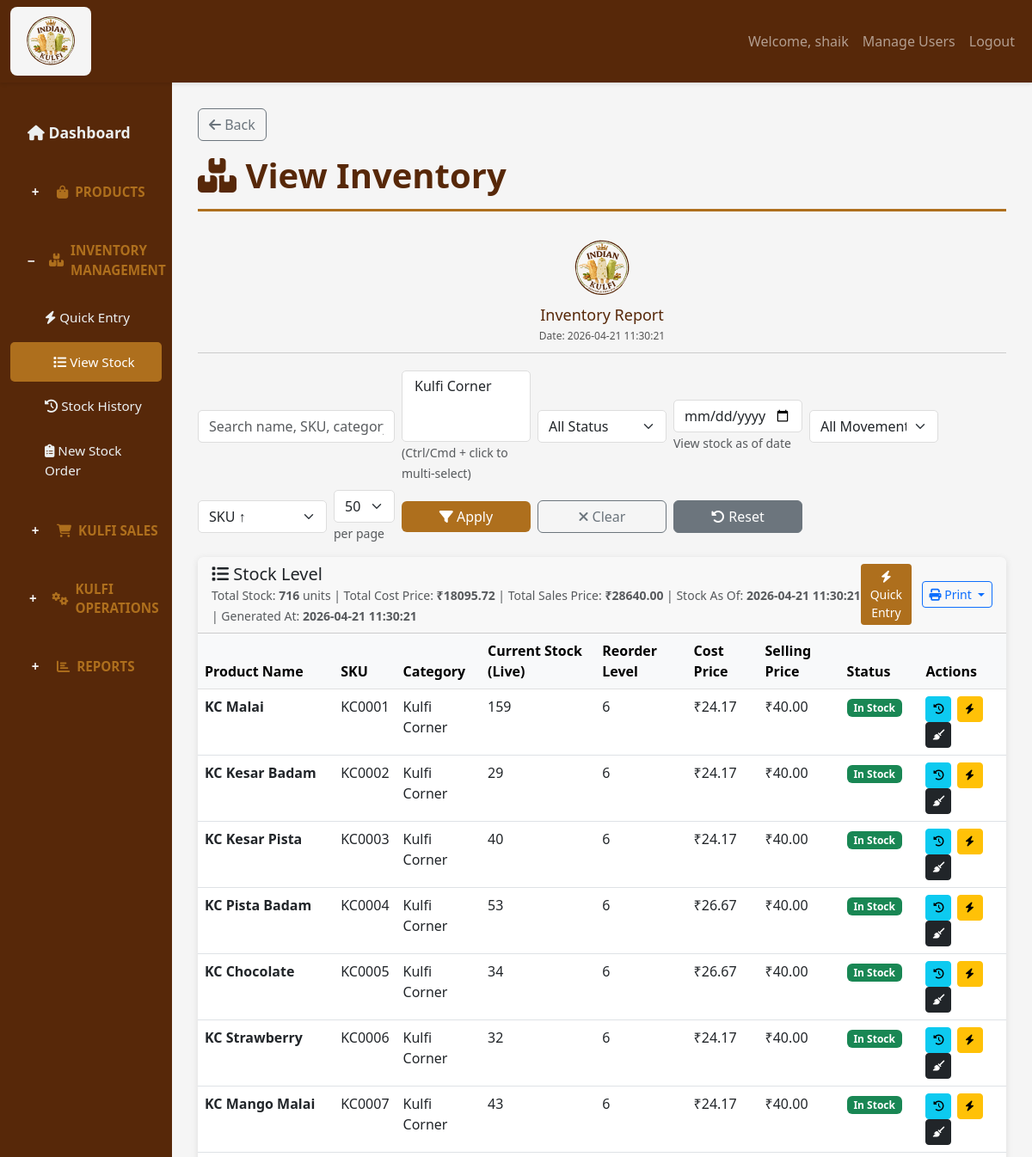
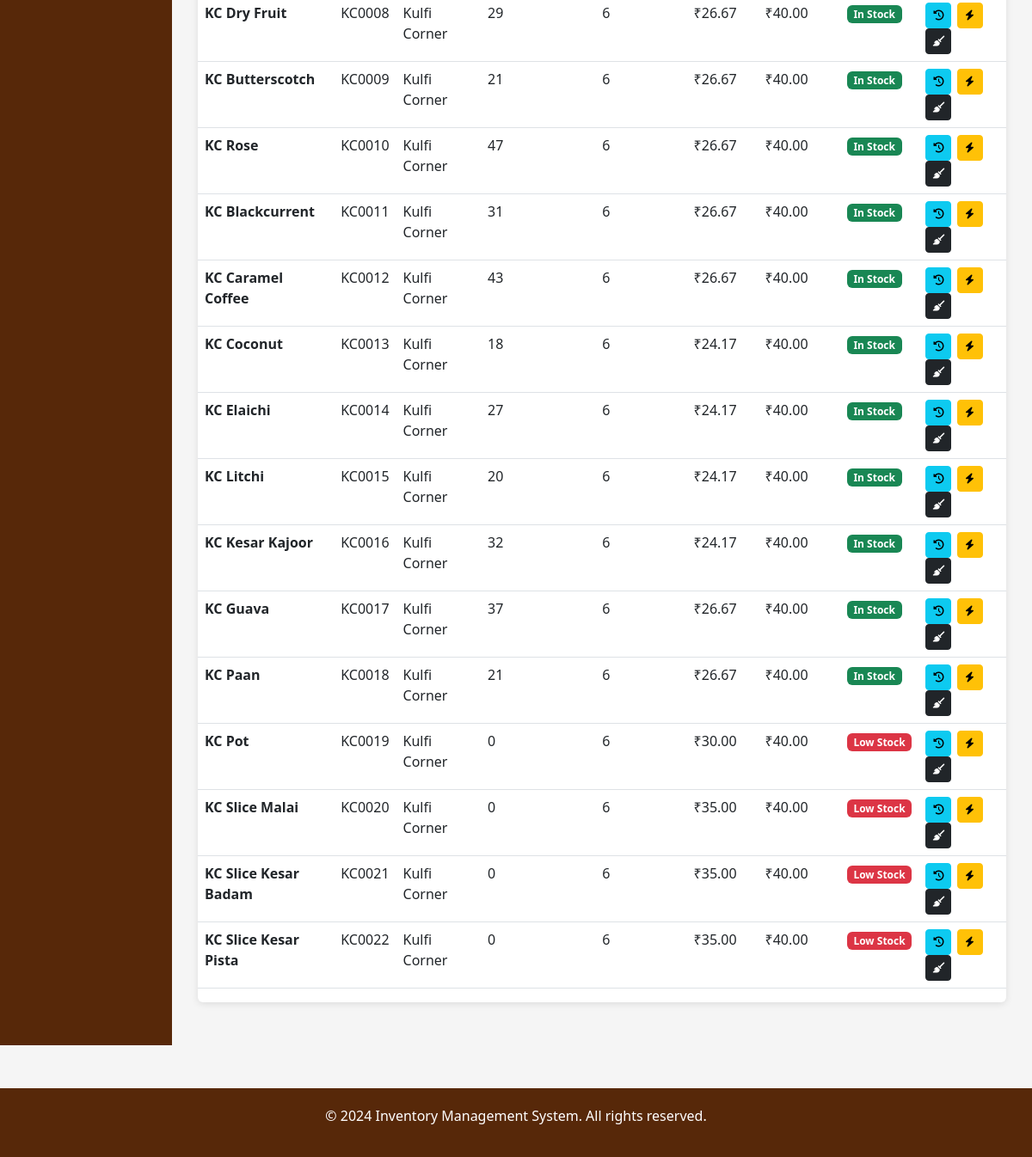
/inventory/ (signed in), run on the app's committed database (2 pictures, top to bottom).
### inventory/models.py (models this page shows, shortened)
class Product(models.Model):
    name = models.CharField(max_length=200, unique=True)
    sku = models.CharField(max_length=50, unique=True)
    category = models.CharField(max_length=100)
    cost_price = models.DecimalField(max_digits=10, decimal_places=2)
    selling_price = models.DecimalField(max_digits=10, decimal_places=2)
    current_stock = models.IntegerField(default=0)
    reorder_level = models.IntegerField(default=10, help_text="Low stock alert threshold")
    description = models.TextField(blank=True, null=True)
    is_active = models.BooleanField(default=True)
    created_at = models.DateTimeField(auto_now_add=True)
    updated_at = models.DateTimeField(auto_now=True)
    class Meta:
        ordering = ['name']
        verbose_name_plural = "Products"

### inventory/views.py (the view)
    def _wrapped_view(request, *args, **kwargs):
        if not request.user.is_authenticated:
            return redirect('login')
        if not request.user.is_staff:
            messages.error(request, 'You can access only the Sales module with this account.')
            return redirect('quick_sales_entry')
        return view_func(request, *args, **kwargs)

### templates/inventory/inventory_list.html (shortened to what this page needs)
{% extends 'inventory/base.html' %}
{% block content %}
<h1 class="page-title"><i class="fas fa-boxes"></i> View Inventory</h1>
<div class="print-header" id="print-header">
    <img src="{{ STATIC_URL }}logo/logo.svg" alt="Logo" onerror="this.onerror=null;this.src='{{ STATIC_URL }}logo/logo.png';" class="print-logo">
    <h4>Inventory Report</h4>
    <p>Date: {% now "Y-m-d H:i:s" %}</p>
</div>
<div class="row mb-3">
    <div class="col-12">
        <form method="GET" class="row g-2 align-items-center">
            <div class="col-lg-3 col-md-6">
                <input type="text" name="search" class="form-control" placeholder="Search name, SKU, category..." value="{{ search_query }}">
            </div>
            <div class="col-lg-2 col-md-6">
                <select name="category" class="form-select" multiple size="3">
                    {% for cat in categories %}
                    <option value="{{ cat }}" {% if cat in category_filter %}selected{% endif %}>{{ cat }}</option>
                    {% endfor %}
                </select>
                <small class="text-muted">(Ctrl/Cmd + click to multi-select)</small>
            </div>
            <div class="col-lg-2 col-md-6">
                <select name="status" class="form-select">
                    <option value="" {% if not status_filter %}selected{% endif %}>All Status</option>
                </select>
            </div>
            <div class="col-lg-2 col-md-6">
                <input type="date" name="as_of_date" class="form-control" value="{{ as_of_date }}">
                <small class="text-muted">View stock as of date</small>
            </div>
            <div class="col-lg-2 col-md-6">
                <select name="movement_type" class="form-select">
                    <option value="" {% if not movement_filter %}selected{% endif %}>All Movements</option>
                </select>
            </div>
            <div class="col-lg-2 col-md-6">
                <select name="sort" class="form-select">
                    <option value="sku" {% if sort_by == 'sku' %}selected{% endif %}>SKU ↑</option>
                </select>
            </div>
            <div class="col-lg-1 col-md-3">
                <select name="per_page" class="form-select">
                    <option value="50" {% if per_page == 50 %}selected{% endif %}>50</option>
                </select>
                <small class="text-muted">per page</small>
            </div>
            <div class="col-lg-2 col-md-3 d-grid">
                <button type="submit" class="btn btn-primary">
                    <i class="fas fa-filter"></i> Apply
                </button>
            </div>
            <div class="col-lg-2 col-md-3 d-grid">
                <a href="{% url 'inventory_list' %}?clear=1" class="btn btn-outline-secondary">
                    <i class="fas fa-times"></i> Clear
                </a>
            </div>
            <div class="col-lg-2 col-md-3 d-grid">
                <button type="button" id="reset-filters-btn" class="btn btn-secondary">
                    <i class="fas fa-rotate-left"></i> Reset
                </button>
            </div>
        </form>
    </div>
</div>
{% if show_results %}
<div class="card">
    <div class="card-header d-flex justify-content-between align-items-center">
        <div>
            <h5 class="mb-0"><i class="fas fa-list"></i> Stock Level</h5>
            <small class="text-muted">
                Total Stock: <strong>{{ total_stock }}</strong> units | Total Cost Price: <strong>₹{{ total_cost_price|floatformat:2 }}</strong> | Total Sales Price: <strong>₹{{ total_sales_price|floatformat:2 }}</strong>
                | Stock As Of: <strong>{{ stock_as_of_label }}</strong>
                | Generated At: <strong>{{ generated_at|date:'Y-m-d H:i:s' }}</strong>
            </small>
        </div>
        <div class="d-flex gap-2 align-items-center">
            <a href="{% url 'quick_inventory_entry' %}" class="btn btn-success btn-sm me-1">
                <i class="fas fa-bolt"></i> Quick Entry
            </a>
            <div class="btn-group" role="group">
                <button type="button" class="btn btn-outline-primary btn-sm dropdown-toggle" data-bs-toggle="dropdown" aria-expanded="false">
                    <i class="fas fa-print"></i> Print
                </button>
            </div>
        </div>
    </div>
    <div class="table-responsive">
        <table class="table table-hover">
            <thead class="table-light">
                <tr>
                    <th class="draggable-header" draggable="true" data-column="name">Product Name</th>
                    <th class="draggable-header" draggable="true" data-column="sku">SKU</th>
                    <th class="draggable-header" draggable="true" data-column="category">Category</th>
                    <th class="draggable-header" draggable="true" data-column="current_stock">
                        {% if selected_date %}Stock as of {{ stock_as_of_label }}{% else %}Current Stock (Live){% endif %}
                    </th>
                    <th class="draggable-header" draggable="true" data-column="reorder_level">Reorder Level</th>
                    <th class="draggable-header" draggable="true" data-column="cost_price">Cost Price</th>
                    <th class="draggable-header" draggable="true" data-column="selling_price">Selling Price</th>
                    <th class="draggable-header" draggable="true" data-column="status">Status</th>
                    <th class="draggable-header" draggable="true" data-column="actions">Actions</th>
                </tr>
            </thead>
            <tbody>
                {% for product in products %}
                <tr>
                    <td><strong>{{ product.name }}</strong></td>
                    <td>{{ product.sku }}</td>
                    <td>{{ product.category }}</td>
                    <td>{{ product.display_stock|default:product.current_stock }}</td>
                    <td>{{ product.reorder_level }}</td>
                    <td>₹{{ product.cost_price }}</td>
                    <td>₹{{ product.selling_price }}</td>
                    <td>
                        {% if product.display_stock|default:product.current_stock <= product.reorder_level %}
                        <span class="badge bg-danger">Low Stock</span>
                        {% else %}
                        <span class="badge bg-success">In Stock</span>
                        {% endif %}
                    </td>
                    <td>
                        <a href="{% url 'inventory_history' product.id %}" class="btn btn-sm btn-info btn-action-compact" title="View History">
                            <i class="fas fa-history"></i>
                        </a>
                        <a href="{% url 'quick_inventory_entry' %}" class="btn btn-sm btn-warning btn-action-compact" title="Quick Entry">
                            <i class="fas fa-bolt"></i>
                        </a>
                        {% if user.is_staff %}
                        <a href="{% url 'clear_stock' product.id %}" class="btn btn-sm btn-dark btn-action-compact" title="Clear Stock">
                            <i class="fas fa-broom"></i>
                        </a>
                        {% endif %}
                    </td>
                </tr>
                {% empty %}
                <tr>
                    <td colspan="9" class="text-center text-muted">No products found</td>
                </tr>
                {% endfor %}
            </tbody>
        </table>
    </div>
</div>
{% endif %}
{% endblock %}

### templates/inventory/base.html (shortened to what this page needs)
<!DOCTYPE html>
<html lang="en">
<head>
    <link href="https://cdn.jsdelivr.net/npm/bootstrap@5.3.0/dist/css/bootstrap.min.css" rel="stylesheet">
    <link href="https://cdnjs.cloudflare.com/ajax/libs/font-awesome/6.4.0/css/all.min.css" rel="stylesheet">
</head>
<body>
    {% if user.is_authenticated %}
    <nav class="navbar navbar-expand-lg navbar-dark">
        <div class="container-fluid">
            <a class="navbar-brand" href="{% if user.is_staff %}{% url 'dashboard' %}{% else %}{% url 'quick_sales_entry' %}{% endif %}">
                <img src="{{ STATIC_URL }}logo/logo.svg" alt="Logo" onerror="this.onerror=null;this.src='{{ STATIC_URL }}logo/logo.png';" style="width:64px;height:64px;object-fit:contain;">
            </a>
            <div class="collapse navbar-collapse" id="navbarNav">
                <ul class="navbar-nav ms-auto">
                    <li class="nav-item">
                        <span class="nav-link">Welcome, {{ user.first_name|default:user.username }}</span>
                    </li>
                    {% if user.is_staff %}
                    <li class="nav-item">
                        <a class="nav-link" href="{% url 'user_list' %}">Manage Users</a>
                    </li>
                    {% endif %}
                    <li class="nav-item">
                        <a class="nav-link" href="{% url 'logout' %}">Logout</a>
                    </li>
                </ul>
            </div>
        </div>
    </nav>
    <div class="container-fluid">
        <div class="row">
            <nav class="col-12 col-md-2 sidebar">
                <div>
                    {% if user.is_staff %}
                    <a href="{% url 'dashboard' %}" class="{% if request.resolver_match.url_name == 'dashboard' %}active{% endif %}" style="margin-top: 10px; padding: 15px 20px; font-weight: 600; font-size: 1.1rem;">
                        <i class="fas fa-home"></i> Dashboard
                    </a>
                    <div class="sidebar-section-title" onclick="toggleSection('products-section', this)">
                        <span class="toggle-icon">+</span>
                        <i class="fas fa-shopping-bag"></i> Products
                    </div>
                    <div class="sidebar-section-title" onclick="toggleSection('inventory-section', this)">
                        <span class="toggle-icon">+</span>
                        <i class="fas fa-boxes"></i> Inventory Management
                    </div>
                    <div id="inventory-section" class="sidebar-sub-items">
                        <a href="{% url 'quick_inventory_entry' %}" class="sub-item {% if request.resolver_match.url_name == 'quick_inventory_entry' %}active{% endif %}">
                            <i class="fas fa-bolt"></i> Quick Entry
                        </a>
                        <a href="{% url 'inventory_list' %}" class="sub-item {% if request.resolver_match.url_name == 'inventory_list' %}active{% endif %}">
                            <i class="fas fa-list"></i> View Stock
                        </a>
                        <a href="{% url 'inventory_date_history' %}" class="sub-item {% if request.resolver_match.url_name == 'inventory_date_history' %}active{% endif %}">
                            <i class="fas fa-history"></i> Stock History
                        </a>
                        <a href="{% url 'stock_order' %}" class="sub-item {% if request.resolver_match.url_name == 'stock_order' %}active{% endif %}">
                            <i class="fas fa-clipboard-list"></i> New Stock Order
                        </a>
                    </div>
                    <div class="sidebar-section-title" onclick="toggleSection('sales-section', this)">
                        <span class="toggle-icon">+</span>
                        <i class="fas fa-shopping-cart"></i> Kulfi Sales
                    </div>
                    <div class="sidebar-section-title" onclick="toggleSection('operations-section', this)">
                        <span class="toggle-icon">+</span>
                        <i class="fas fa-cogs"></i> Kulfi Operations
                    </div>
                    <div class="sidebar-section-title" onclick="toggleSection('reports-section', this)">
                        <span class="toggle-icon">+</span>
                        <i class="fas fa-chart-bar"></i> Reports
                    </div>
                    {% endif %}
                </div>
            </nav>
            <main class="col-12 col-md-10 main-content">
                {% if request.resolver_match.url_name != 'dashboard' %}
                <div class="page-back-wrap">
                    <button type="button" class="btn btn-outline-secondary" onclick="if (window.history.length > 1) { window.history.back(); } else { window.location.href='{% if user.is_staff %}{% url 'dashboard' %}{% else %}{% url 'quick_sales_entry' %}{% endif %}'; }">
                        <i class="fas fa-arrow-left"></i> Back
                    </button>
                </div>
                {% endif %}
                {% block content %}{% endblock %}
            </main>
        </div>
    </div>
    <footer>
        <p>&copy; 2024 Inventory Management System. All rights reserved.</p>
    </footer>
    {% endif %}
</body>
</html>

### data on the page
Product: name "KC Malai", sku "KC0001", category "Kulfi Corner", display_stock "159", reorder_level "6", cost_price "24.17", selling_price "40.00", shows "In Stock"
Product: name "KC Kesar Badam", sku "KC0002", category "Kulfi Corner", display_stock "29", reorder_level "6", cost_price "24.17", selling_price "40.00", shows "In Stock"
Product: name "KC Kesar Pista", sku "KC0003", category "Kulfi Corner", display_stock "40", reorder_level "6", cost_price "24.17", selling_price "40.00", shows "In Stock"
Product: name "KC Pista Badam", sku "KC0004", category "Kulfi Corner", display_stock "53", reorder_level "6", cost_price "26.67", selling_price "40.00", shows "In Stock"
Product: name "KC Chocolate", sku "KC0005", category "Kulfi Corner", display_stock "34", reorder_level "6", cost_price "26.67", selling_price "40.00", shows "In Stock"
Product: name "KC Strawberry", sku "KC0006", category "Kulfi Corner", display_stock "32", reorder_level "6", cost_price "24.17", selling_price "40.00", shows "In Stock"
Product: name "KC Mango Malai", sku "KC0007", category "Kulfi Corner", display_stock "43", reorder_level "6", cost_price "24.17", selling_price "40.00", shows "In Stock"
Product: name "KC Dry Fruit", sku "KC0008", category "Kulfi Corner", display_stock "29", reorder_level "6", cost_price "26.67", selling_price "40.00", shows "In Stock"
Product: name "KC Butterscotch", sku "KC0009", category "Kulfi Corner", display_stock "21", reorder_level "6", cost_price "26.67", selling_price "40.00", shows "In Stock"
Product: name "KC Rose", sku "KC0010", category "Kulfi Corner", display_stock "47", reorder_level "6", cost_price "26.67", selling_price "40.00", shows "In Stock"
Product: name "KC Blackcurrent", sku "KC0011", category "Kulfi Corner", display_stock "31", reorder_level "6", cost_price "26.67", selling_price "40.00", shows "In Stock"
Product: name "KC Caramel Coffee", sku "KC0012", category "Kulfi Corner", display_stock "43", reorder_level "6", cost_price "26.67", selling_price "40.00", shows "In Stock"
Product: name "KC Coconut", sku "KC0013", category "Kulfi Corner", display_stock "18", reorder_level "6", cost_price "24.17", selling_price "40.00", shows "In Stock"
Product: name "KC Elaichi", sku "KC0014", category "Kulfi Corner", display_stock "27", reorder_level "6", cost_price "24.17", selling_price "40.00", shows "In Stock"
Product: name "KC Litchi", sku "KC0015", category "Kulfi Corner", display_stock "20", reorder_level "6", cost_price "24.17", selling_price "40.00", shows "In Stock"
Product: name "KC Kesar Kajoor", sku "KC0016", category "Kulfi Corner", display_stock "32", reorder_level "6", cost_price "24.17", selling_price "40.00", shows "In Stock"
Product: name "KC Guava", sku "KC0017", category "Kulfi Corner", display_stock "37", reorder_level "6", cost_price "26.67", selling_price "40.00", shows "In Stock"
Product: name "KC Paan", sku "KC0018", category "Kulfi Corner", display_stock "21", reorder_level "6", cost_price "26.67", selling_price "40.00", shows "In Stock"
Product: name "KC Pot", sku "KC0019", category "Kulfi Corner", display_stock "0", reorder_level "6", cost_price "30.00", selling_price "40.00", shows "Low Stock"
Product: name "KC Slice Malai", sku "KC0020", category "Kulfi Corner", display_stock "0", reorder_level "6", cost_price "35.00", selling_price "40.00", shows "Low Stock"
Product: name "KC Slice Kesar Badam", sku "KC0021", category "Kulfi Corner", display_stock "0", reorder_level "6", cost_price "35.00", selling_price "40.00", shows "Low Stock"
Product: name "KC Slice Kesar Pista", sku "KC0022", category "Kulfi Corner", display_stock "0", reorder_level "6", cost_price "35.00", selling_price "40.00", shows "Low Stock"

### other printed values
{{ user.first_name|default:user.username }} "shaik"
{{ total_stock }} "716"
{{ total_cost_price|floatformat:2 }} "18095.72"
{{ total_sales_price|floatformat:2 }} "28640.00"
{{ stock_as_of_label }} "2026-04-21 11:30:21"
{{ generated_at|date:'Y-m-d H:i:s' }} "2026-04-21 11:30:21"
